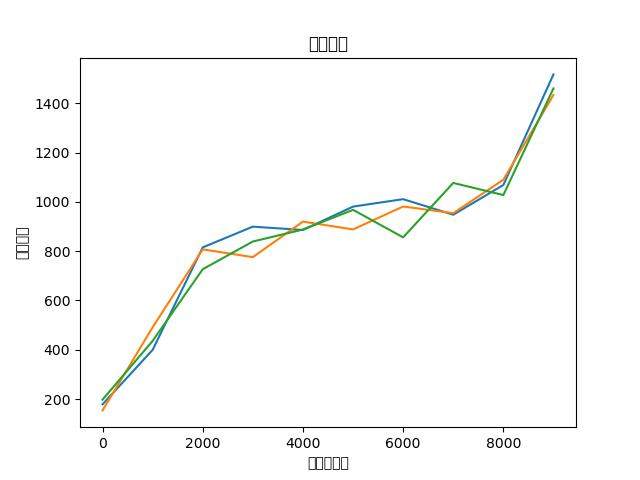

Write Python code to recreate this figure.
import matplotlib.pyplot as plt
import random

plt.rcParams['font.sans-serif'] = ['Microsoft YaHei']

y1 = []
y2 = []
y3 = []
a = 1000 / ((10000-4800)*(10000-4800)*(10000-4800))
b = 840

for x in range(0,10000,1000):
    r = random.uniform(-60.0,166.0)
    y1.append( (a*(x-4800)*(x-4800)*(x-4800) + b + r ))

for x in range(0,10000,1000):
    r = random.uniform(-60.0,166.0)
    y2.append( (a*(x-4800)*(x-4800)*(x-4800) + b + r ))

for x in range(0,10000,1000):
    r = random.uniform(-60.0,166.0)
    y3.append( (a*(x-4800)*(x-4800)*(x-4800) + b + r ))

plt.plot(range(0,10000,1000),y1,range(0,10000,1000),y2,range(0,10000,1000),y3)

plt.title("测试数据")
plt.xlabel("并发请求量")
plt.ylabel("延迟时间")
plt.savefig("fake_data.jpg")
